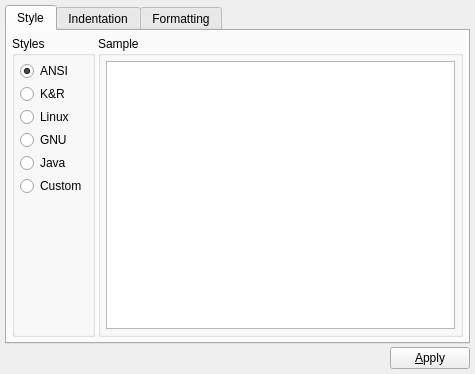
<ui version="4.0" >
 <class>UISettingsAStyle</class>
 <widget class="QWidget" name="UISettingsAStyle" >
  <property name="geometry" >
   <rect>
    <x>0</x>
    <y>0</y>
    <width>430</width>
    <height>355</height>
   </rect>
  </property>
  <property name="windowTitle" >
   <string>AStyle Settings</string>
  </property>
  <layout class="QGridLayout" >
   <property name="leftMargin" >
    <number>5</number>
   </property>
   <property name="topMargin" >
    <number>5</number>
   </property>
   <property name="rightMargin" >
    <number>5</number>
   </property>
   <property name="bottomMargin" >
    <number>5</number>
   </property>
   <property name="horizontalSpacing" >
    <number>3</number>
   </property>
   <property name="verticalSpacing" >
    <number>3</number>
   </property>
   <item row="0" column="0" >
    <widget class="QTabWidget" name="tabWidget" >
     <property name="currentIndex" >
      <number>0</number>
     </property>
     <widget class="QWidget" name="tabStyle" >
      <attribute name="title" >
       <string>Style</string>
      </attribute>
      <layout class="QHBoxLayout" >
       <property name="spacing" >
        <number>3</number>
       </property>
       <property name="leftMargin" >
        <number>5</number>
       </property>
       <property name="topMargin" >
        <number>5</number>
       </property>
       <property name="rightMargin" >
        <number>5</number>
       </property>
       <property name="bottomMargin" >
        <number>5</number>
       </property>
       <item>
        <widget class="QGroupBox" name="gbStyles" >
         <property name="title" >
          <string>Styles</string>
         </property>
         <layout class="QVBoxLayout" >
          <property name="spacing" >
           <number>3</number>
          </property>
          <property name="leftMargin" >
           <number>5</number>
          </property>
          <property name="topMargin" >
           <number>5</number>
          </property>
          <property name="rightMargin" >
           <number>5</number>
          </property>
          <property name="bottomMargin" >
           <number>5</number>
          </property>
          <item>
           <widget class="QRadioButton" name="rbANSI" >
            <property name="text" >
             <string>ANSI</string>
            </property>
            <property name="checked" >
             <bool>true</bool>
            </property>
           </widget>
          </item>
          <item>
           <widget class="QRadioButton" name="rbKR" >
            <property name="text" >
             <string>K&amp;&amp;R</string>
            </property>
           </widget>
          </item>
          <item>
           <widget class="QRadioButton" name="rbLinux" >
            <property name="text" >
             <string>Linux</string>
            </property>
           </widget>
          </item>
          <item>
           <widget class="QRadioButton" name="rbGNU" >
            <property name="text" >
             <string>GNU</string>
            </property>
           </widget>
          </item>
          <item>
           <widget class="QRadioButton" name="rbJava" >
            <property name="text" >
             <string>Java</string>
            </property>
           </widget>
          </item>
          <item>
           <widget class="QRadioButton" name="rbCustom" >
            <property name="text" >
             <string>Custom</string>
            </property>
           </widget>
          </item>
          <item>
           <spacer>
            <property name="orientation" >
             <enum>Qt::Vertical</enum>
            </property>
            <property name="sizeHint" >
             <size>
              <width>31</width>
              <height>21</height>
             </size>
            </property>
           </spacer>
          </item>
         </layout>
        </widget>
       </item>
       <item>
        <widget class="QGroupBox" name="gbExample" >
         <property name="sizePolicy" >
          <sizepolicy vsizetype="Preferred" hsizetype="Preferred" >
           <horstretch>1</horstretch>
           <verstretch>0</verstretch>
          </sizepolicy>
         </property>
         <property name="title" >
          <string>Sample</string>
         </property>
         <layout class="QVBoxLayout" >
          <property name="spacing" >
           <number>3</number>
          </property>
          <property name="leftMargin" >
           <number>5</number>
          </property>
          <property name="topMargin" >
           <number>5</number>
          </property>
          <property name="rightMargin" >
           <number>5</number>
          </property>
          <property name="bottomMargin" >
           <number>5</number>
          </property>
          <item>
           <widget class="QTextEdit" name="teSample" >
            <property name="contextMenuPolicy" >
             <enum>Qt::NoContextMenu</enum>
            </property>
            <property name="acceptDrops" >
             <bool>false</bool>
            </property>
            <property name="undoRedoEnabled" >
             <bool>false</bool>
            </property>
            <property name="readOnly" >
             <bool>true</bool>
            </property>
            <property name="html" >
             <string>&lt;html>&lt;head>&lt;meta name="qrichtext" content="1" />&lt;style type="text/css">
p, li { white-space: pre-wrap; }
&lt;/style>&lt;/head>&lt;body style=" font-family:'MS Shell Dlg 2'; font-size:8.25pt; font-weight:400; font-style:normal;">
&lt;p style="-qt-paragraph-type:empty; margin-top:0px; margin-bottom:0px; margin-left:0px; margin-right:0px; -qt-block-indent:0; text-indent:0px; font-size:8pt;">&lt;/p>&lt;/body>&lt;/html></string>
            </property>
           </widget>
          </item>
         </layout>
        </widget>
       </item>
      </layout>
     </widget>
     <widget class="QWidget" name="tabIndent" >
      <attribute name="title" >
       <string>Indentation</string>
      </attribute>
      <layout class="QVBoxLayout" >
       <property name="spacing" >
        <number>3</number>
       </property>
       <property name="leftMargin" >
        <number>5</number>
       </property>
       <property name="topMargin" >
        <number>5</number>
       </property>
       <property name="rightMargin" >
        <number>5</number>
       </property>
       <property name="bottomMargin" >
        <number>5</number>
       </property>
       <item>
        <layout class="QHBoxLayout" >
         <property name="spacing" >
          <number>3</number>
         </property>
         <property name="leftMargin" >
          <number>0</number>
         </property>
         <property name="topMargin" >
          <number>0</number>
         </property>
         <property name="rightMargin" >
          <number>0</number>
         </property>
         <property name="bottomMargin" >
          <number>0</number>
         </property>
         <item>
          <widget class="QLabel" name="labIndentSize" >
           <property name="text" >
            <string>Indentation size (in spaces):</string>
           </property>
           <property name="buddy" >
            <cstring>spnIndentation</cstring>
           </property>
          </widget>
         </item>
         <item>
          <widget class="QSpinBox" name="spnIndentation" >
           <property name="value" >
            <number>4</number>
           </property>
          </widget>
         </item>
         <item>
          <spacer>
           <property name="orientation" >
            <enum>Qt::Horizontal</enum>
           </property>
           <property name="sizeHint" >
            <size>
             <width>40</width>
             <height>20</height>
            </size>
           </property>
          </spacer>
         </item>
        </layout>
       </item>
       <item>
        <widget class="QCheckBox" name="chkUseTab" >
         <property name="text" >
          <string>Use TABs instead of spaces</string>
         </property>
        </widget>
       </item>
       <item>
        <widget class="QCheckBox" name="chkForceUseTabs" >
         <property name="text" >
          <string>Force using TABs</string>
         </property>
        </widget>
       </item>
       <item>
        <widget class="QCheckBox" name="chkConvertTabs" >
         <property name="text" >
          <string>Convert TABs to spaces</string>
         </property>
        </widget>
       </item>
       <item>
        <widget class="QCheckBox" name="chkFillEmptyLines" >
         <property name="text" >
          <string>Fill emty lines with the whitespace of their previous lines</string>
         </property>
        </widget>
       </item>
       <item>
        <widget class="QCheckBox" name="chkIndentClasses" >
         <property name="text" >
          <string>Indent classes (keywords public:, protected: and private:)</string>
         </property>
        </widget>
       </item>
       <item>
        <widget class="QCheckBox" name="chkIndentSwitches" >
         <property name="text" >
          <string>Indent switches (keyword case:)</string>
         </property>
        </widget>
       </item>
       <item>
        <widget class="QCheckBox" name="chkIndentCase" >
         <property name="text" >
          <string>Indent case: statement in switches (command under case:)</string>
         </property>
        </widget>
       </item>
       <item>
        <widget class="QCheckBox" name="chkIndentBrackets" >
         <property name="text" >
          <string>Indent brackets</string>
         </property>
        </widget>
       </item>
       <item>
        <widget class="QCheckBox" name="chkIndentBlocks" >
         <property name="text" >
          <string>Indent blocks</string>
         </property>
        </widget>
       </item>
       <item>
        <widget class="QCheckBox" name="chkIndentNamespaces" >
         <property name="text" >
          <string>Indent namespaces</string>
         </property>
        </widget>
       </item>
       <item>
        <widget class="QCheckBox" name="chkIndentLabels" >
         <property name="text" >
          <string>Indent labels</string>
         </property>
        </widget>
       </item>
       <item>
        <widget class="QCheckBox" name="chkIndentPreprocessor" >
         <property name="text" >
          <string>Indent multi-line preprocessor definitions</string>
         </property>
        </widget>
       </item>
       <item>
        <spacer>
         <property name="orientation" >
          <enum>Qt::Vertical</enum>
         </property>
         <property name="sizeHint" >
          <size>
           <width>20</width>
           <height>40</height>
          </size>
         </property>
        </spacer>
       </item>
      </layout>
     </widget>
     <widget class="QWidget" name="tabFormat" >
      <attribute name="title" >
       <string>Formatting</string>
      </attribute>
      <layout class="QVBoxLayout" >
       <property name="spacing" >
        <number>3</number>
       </property>
       <property name="leftMargin" >
        <number>5</number>
       </property>
       <property name="topMargin" >
        <number>5</number>
       </property>
       <property name="rightMargin" >
        <number>5</number>
       </property>
       <property name="bottomMargin" >
        <number>5</number>
       </property>
       <item>
        <layout class="QHBoxLayout" >
         <property name="spacing" >
          <number>3</number>
         </property>
         <property name="leftMargin" >
          <number>0</number>
         </property>
         <property name="topMargin" >
          <number>0</number>
         </property>
         <property name="rightMargin" >
          <number>0</number>
         </property>
         <property name="bottomMargin" >
          <number>0</number>
         </property>
         <item>
          <widget class="QLabel" name="labBreakType" >
           <property name="text" >
            <string>Brackets (None, Break, Attach or Linux):</string>
           </property>
          </widget>
         </item>
         <item>
          <widget class="QComboBox" name="cmbBreakType" >
           <item>
            <property name="text" >
             <string>None</string>
            </property>
           </item>
           <item>
            <property name="text" >
             <string>Break</string>
            </property>
           </item>
           <item>
            <property name="text" >
             <string>Attach</string>
            </property>
           </item>
           <item>
            <property name="text" >
             <string>Linux</string>
            </property>
           </item>
          </widget>
         </item>
         <item>
          <spacer>
           <property name="orientation" >
            <enum>Qt::Horizontal</enum>
           </property>
           <property name="sizeHint" >
            <size>
             <width>40</width>
             <height>20</height>
            </size>
           </property>
          </spacer>
         </item>
        </layout>
       </item>
       <item>
        <widget class="QCheckBox" name="chkBreakBlocks" >
         <property name="text" >
          <string>Pad empty lines around header blocks (e.g. 'if', 'while'...)</string>
         </property>
        </widget>
       </item>
       <item>
        <widget class="QCheckBox" name="chkBreakElseIfs" >
         <property name="text" >
          <string>Break 'else if()' header combinations into separate lines</string>
         </property>
        </widget>
       </item>
       <item>
        <widget class="QCheckBox" name="chkPadOperators" >
         <property name="text" >
          <string>Insert space padding around operators</string>
         </property>
        </widget>
       </item>
       <item>
        <widget class="QCheckBox" name="chkPadParens" >
         <property name="text" >
          <string>Insert space padding around parenthesies</string>
         </property>
        </widget>
       </item>
       <item>
        <widget class="QCheckBox" name="chkKeepComplex" >
         <property name="text" >
          <string>Don't break complex statements and multiple statements residing in a single line</string>
         </property>
        </widget>
       </item>
       <item>
        <widget class="QCheckBox" name="chkKeepBlocks" >
         <property name="text" >
          <string>Don't break one-line blocks</string>
         </property>
        </widget>
       </item>
       <item>
        <spacer>
         <property name="orientation" >
          <enum>Qt::Vertical</enum>
         </property>
         <property name="sizeHint" >
          <size>
           <width>20</width>
           <height>40</height>
          </size>
         </property>
        </spacer>
       </item>
      </layout>
     </widget>
    </widget>
   </item>
   <item row="1" column="0" >
    <layout class="QHBoxLayout" >
     <property name="spacing" >
      <number>3</number>
     </property>
     <property name="leftMargin" >
      <number>0</number>
     </property>
     <property name="topMargin" >
      <number>0</number>
     </property>
     <property name="rightMargin" >
      <number>0</number>
     </property>
     <property name="bottomMargin" >
      <number>0</number>
     </property>
     <item>
      <spacer>
       <property name="orientation" >
        <enum>Qt::Horizontal</enum>
       </property>
       <property name="sizeHint" >
        <size>
         <width>40</width>
         <height>20</height>
        </size>
       </property>
      </spacer>
     </item>
     <item>
      <widget class="QPushButton" name="pbApply" >
       <property name="text" >
        <string>&amp;Apply</string>
       </property>
      </widget>
     </item>
    </layout>
   </item>
  </layout>
 </widget>
 <resources/>
 <connections/>
</ui>
